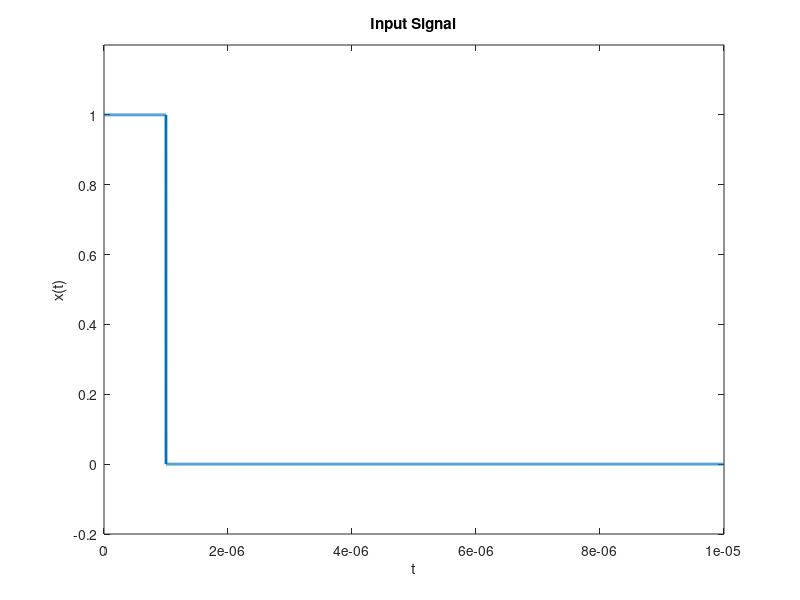
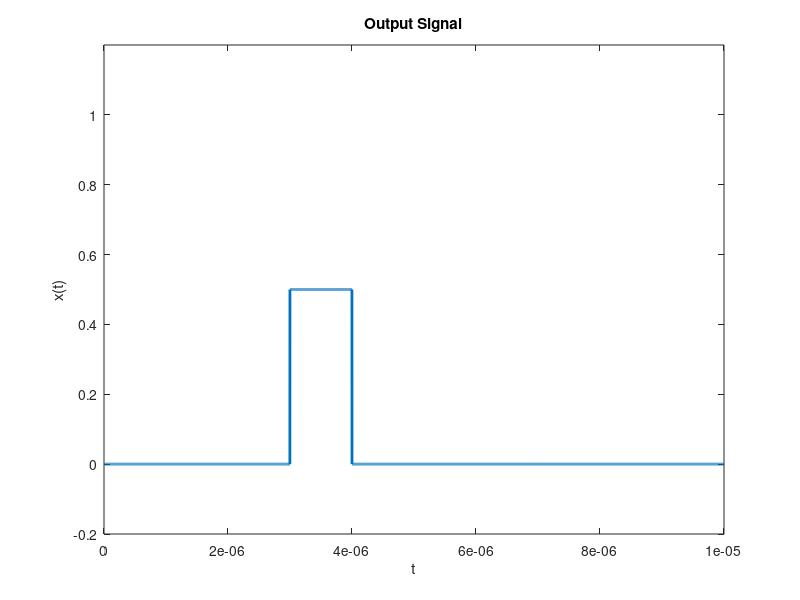

Write the MATLAB code that produced these figures, in order. (Note: this script raises an error after producing the figures.)
clc, clearvars, close all;
%% 3 - 1
ts = 1e-9;
T = 1e-5;
tau = 1e-6;
t = 0:ts:T;
x = zeros(size(t));
x(1:(tau/ts)) = 1;
figure;
plot(t, x, "LineWidth", 2);
xlim([0, T]);
ylim([-0.2, 1.2]);
xlabel("t"), ylabel("x(t)"), title("Input Signal");
%% 3 - 2
R = 450;
c = 3e8;
td =  2 * R / c;
outputSignal = zeros(size(t));
alpha = 0.5;
outputSignal(td/ts:(td+tau) / ts) = alpha;
figure;
plot(t, outputSignal, "LineWidth", 2);
xlim([0, T]);
ylim([-0.2, 1.2]);
xlabel("t"), ylabel("x(t)"), title("Output Signal");
%% 3 - 3
sigma = calc_corr(t, tau, ts, outputSignal);
plot(t, sigma, "LineWidth", 3);
[maxSum, maxCorr] = max(ro);
td = t(maxCorr);
estimatedR = td * c / 2

%% 3 - 4
noiseLevel = 0;
numIterations = 100;
distance = 450;
noiseIncrement = 0.1;
errorValues = zeros(1, numIterations);
estimatedDistances = zeros(1, numIterations);
lastError = 0;
currentIndex = 1;

while(lastError < 10)
    totalError = 0;
    totalDistance = 0;
    
    for iteration = 1 : numIterations
        correlationOutput = calc_corr(t, tau, ts, outputSignal + noiseLevel * randn(size(outputSignal)));
        [~, maxCorrIndex] = max(correlationOutput);
        estimatedDistance = t(maxCorrIndex) * c / 2;
        totalError = totalError + abs(distance - estimatedDistance);
        totalDistance = totalDistance + estimatedDistance;
    end
    
    errorValues(currentIndex) = totalError / numIterations;
    estimatedDistances(currentIndex) = totalDistance / numIterations;
    lastError = errorValues(currentIndex);
    currentIndex = currentIndex + 1;
    noiseLevel = noiseLevel + noiseIncrement;
end

lastValidIndex = currentIndex - 1;
noiseRange = (0 : noiseIncrement : noiseIncrement * (lastValidIndex - 1));

subplot(1, 2, 1);
plot(noiseRange, errorValues(1:lastValidIndex), 'LineWidth', 3);
title('Error');
xlabel('noise');
ylabel('error');

subplot(1, 2, 2);
plot(noiseRange, estimatedDistances(1:lastValidIndex), 'LineWidth', 3);
title('Estimated Distance');
xlabel('noise');
ylabel('R');